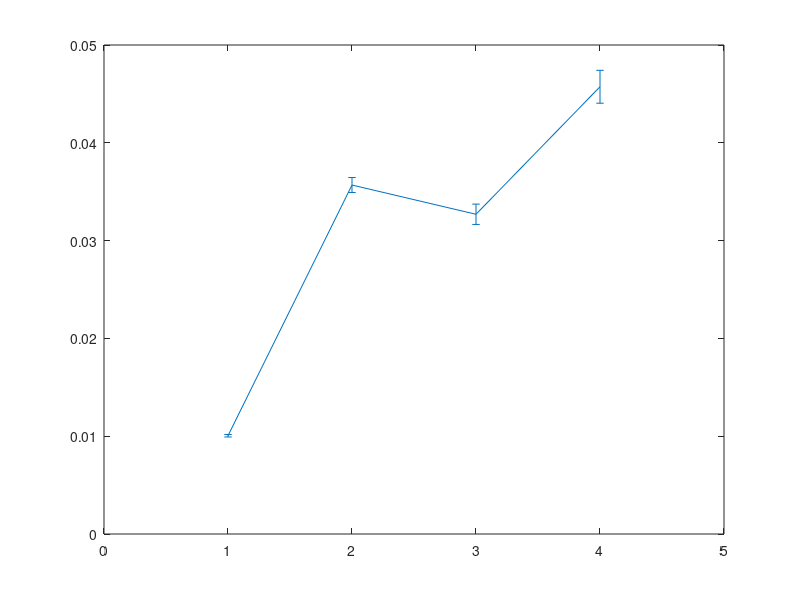

The MATLAB script that drew this image:
l_sac_avg = [0.008077845, 0.034145954, 0.030661456, 0.048194358];
l_rul_avg = [0.010049469, 0.035681501, 0.032692592, 0.045730481];
l_sac_std = [0.010321519	0.029063508	0.03321726	0.046120333];
l_rul_std = [0.011305933	0.027705481	0.032249659	0.041007726];
l_sac_var = [0.000106534	0.000844688	0.001103386	0.002127085];
l_rul_var = [0.000127824	0.000767594	0.001040041	0.001681634];
ul_sac_avg = [0.013387796	0.040270984	0.031806308	0.051736378];
ul_rul_avg = [0.014545463	0.040844903	0.030491861	0.037702981];
ul_sac_std = [0.024587218	0.035104624	0.032241261	0.042738367];
ul_rul_std = [0.023831716	0.03345331	0.027722307	0.033734355];
ul_sac_var = [0.000604531	0.001232335	0.001039499	0.001826568];
ul_rul_var = [0.000567951	0.001119124	0.000768526	0.001138007];
errorbar(l_sac_avg, l_sac_var)
errorbar(l_rul_avg, l_rul_var)